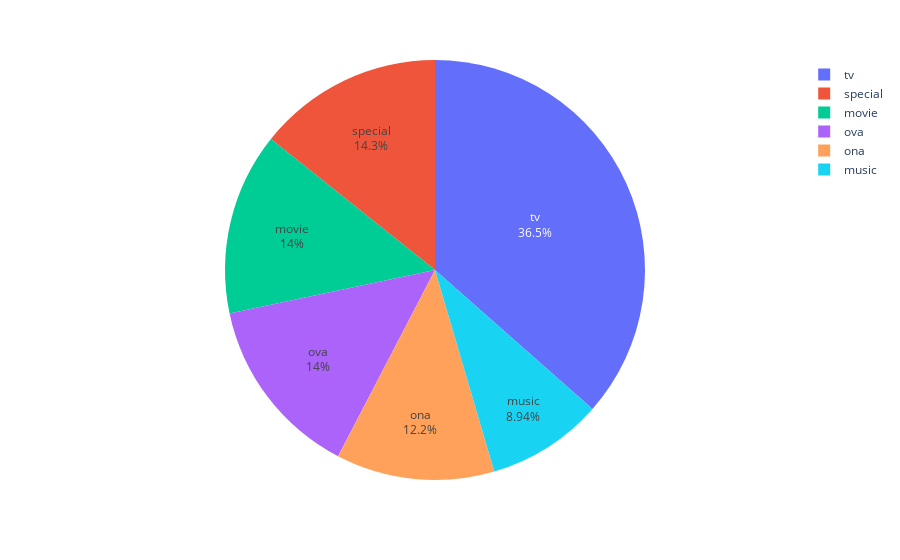

Notebook cell for this chart:
### Code cell
fig = px.pie(data, 'media_type')
fig.update_traces(textposition='inside', textinfo='percent+label')
fig.show()

### Figure 1 — Plotly figure (JSON) as saved in the notebook; plotly's stock layout.template omitted (floating-point values rounded to 4 significant figures; data arrays with more than 128 entries replaced by an {"elided": "..."} marker saying what was removed)
{"data": [{"domain": {"x": [0, 1], "y": [0, 1]}, "hovertemplate": "media_type=%{label}<extra></extra>", "labels": {"elided": "10287 str values"}, "legendgroup": "", "name": "", "showlegend": true, "textinfo": "percent+label", "textposition": "inside", "type": "pie"}], "layout": {"legend": {"tracegroupgap": 0}, "margin": {"t": 60}}}
